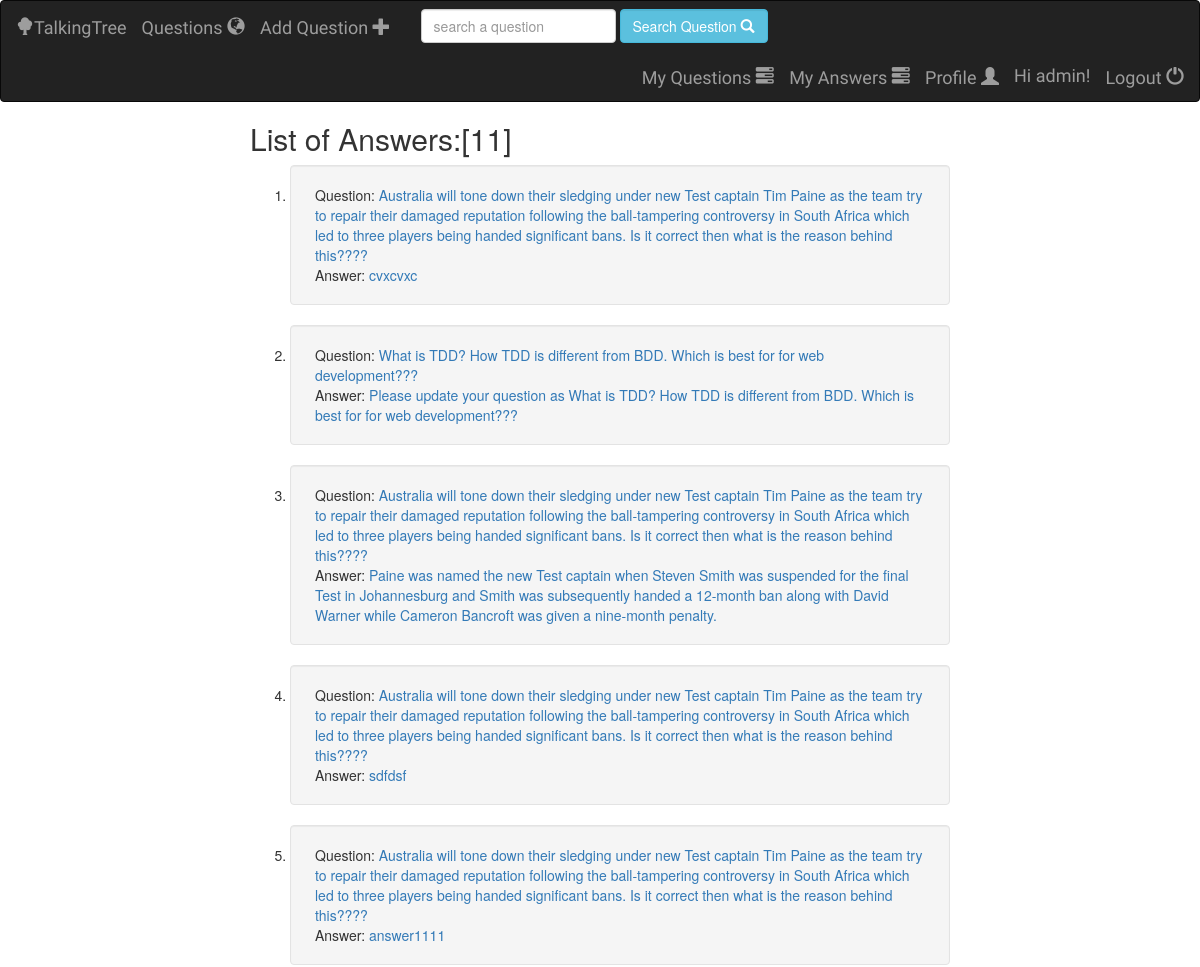
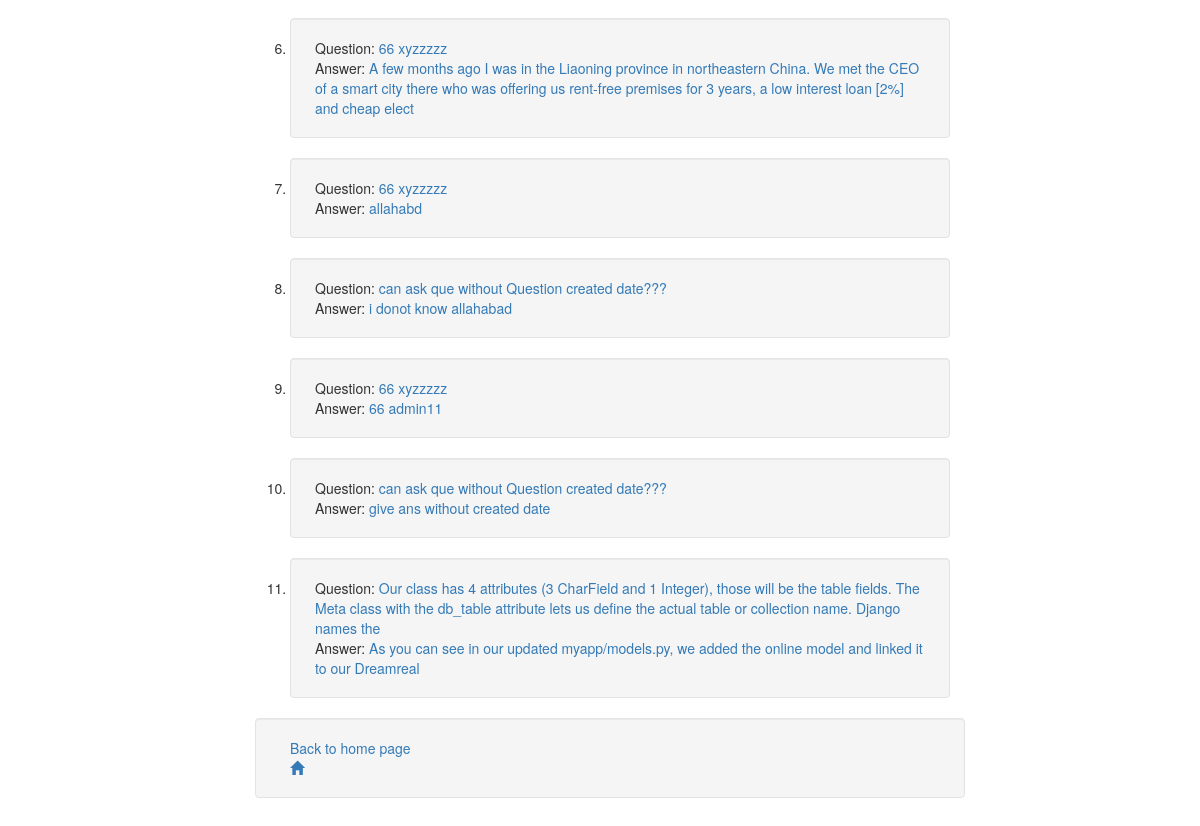
/talkingtree/myanswers/ (signed in), run on the app's committed database (2 pictures, top to bottom).
### talkingtree/models.py (models this page shows, shortened)
class Answer(models.Model):
    question = models.ForeignKey(Question, on_delete=models.CASCADE)
    user = models.ForeignKey(User, on_delete=models.DO_NOTHING, default=None)
    answer_text = models.CharField(max_length=1023)
    created_date = models.DateTimeField(default=timezone.now())
    class Meta:
        ordering = ['-id']

class Question(models.Model):
    user = models.ForeignKey(User, on_delete=models.DO_NOTHING)
    question_text = models.CharField(null=False, max_length=1023)
    created_date = models.DateTimeField(default=timezone.now())
    class Meta:
        ordering = ['-id']

### talkingtree/views/answer.py (the view)
@login_required
def myanswers(request):
    try:
        answers = Answer.objects.filter(user=request.user)
        count_answer = answers.count()
        answers_list = []
        for answer in answers:
            count_upvote = Voteanswer.objects.filter(vote=True, answer=answer).count()
            count_downvote = Voteanswer.objects.filter(vote=False, answer=answer).count()
            answers_list.append({
                'answer':answer,
                'count_upvoteanswer':count_upvote,
                'count_downvoteanswer':count_downvote
            })
    except Question.DoesNotExist:
        raise Http404('Answer Does not Exist.')
    return render(request, 'talkingtree/myanswers.html', {
       'all_answer': answers_list, 'count_answer': count_answer,})

### talkingtree/templates/talkingtree/myanswers.html (shortened to what this page needs)
 {% extends 'talkingtree/base.html' %}
 {%  block body %}
    {% if all_answer %}
        <h2> List of Answers:[{{ count_answer }}] </h2>
        <ol>
            {% for answer in all_answer %}
            <li>
            <div class="well">
                <div class="" style="margin-left: 5px">
                    <div  class="">
                       Question:  <a href="{% url 'talkingtree:answer' answer.answer.question.id %}"> {{ answer.answer.question.question_text }}</a>
                        <br>
                       Answer:  <a href="{% url 'talkingtree:comment' answer.answer.question.id answer.answer.id  %}"> {{ answer.answer.answer_text }}</a>
                    </div>
                </div>
            </div>
            </li>
            {% endfor %}
        </ol>
        {% else %}
       <div class="alert alert-danger">
        No answer found. People are searching for a better answer to this question.
       </div>
    {% endif %}
             <div class="well row" style="margin-left: 5px">
                <div  class="col-sm-3">
                    <a href="/talkingtree/"> Back to home page  <span  class="glyphicon glyphicon-home" aria-hidden="true"> </span></a>
                </div>
            </div>
 {% endblock %}

### talkingtree/templates/talkingtree/base.html (shortened to what this page needs)
    <!DOCTYPE html>
    <html lang="en">
    <head>
      {% load staticfiles %}
      <link rel="stylesheet" type="text/css" href="{% static 'talkingtree/style.css' %}">
      <link rel="stylesheet" href="https://maxcdn.bootstrapcdn.com/bootstrap/3.3.7/css/bootstrap.min.css">
    </head>
    <body>
    <nav class="navbar navbar-inverse">
      <div class="container-fluid">
        <div class="navbar-header">
          <a class="navbar-brand" href="{% url 'talkingtree:question' %}">
              <span  class="glyphicon glyphicon-tree-deciduous" aria-hidden="true"></span>TalkingTree</a>
        </div>
        <ul class="nav navbar-nav ">
          <li> <a class="navbar-brand" href="{% url 'talkingtree:question' %}">
              Questions  <span class="glyphicon glyphicon-globe" aria-hidden="true"></span>
          </a></li>
         {% if user.is_authenticated %}
            <li>
              <a class="navbar-brand" href="{% url 'talkingtree:add-question' %}">
                     Add Question <span  class="glyphicon glyphicon-plus" aria-hidden="true"></span>
              </a>
            </li>
         {% endif %}
        </ul>
          <form class="navbar-form navbar-left" role="search" method="get" action="{% url 'talkingtree:searchquestions' %}">
            <input type="text" class="form-control" name = "q" value="" placeholder="search a question" required>
             <button class="form-control btn btn-info" name = "searchBtn" >Search Question
             <span class="glyphicon glyphicon-search" aria-hidden="true"></span>
             </button>
          </form>
          <ul class="nav navbar-nav navbar-right">
                    {% if user.is_authenticated %}
                       <li>
                           <a class="navbar-brand" href="{% url 'talkingtree:myquestions' %}">
                                My Questions
                                <span class="glyphicon glyphicon-tasks" aria-hidden="true"></span>
                            </a>
                       </li>
                        <li>
                           <a class="navbar-brand" href="{% url 'talkingtree:myanswers' %}">
                                My Answers
                                <span class="glyphicon glyphicon-tasks" aria-hidden="true"></span>
                            </a>
                       </li>
                      <li class="">
                            <a class="navbar-brand" href="{% url 'talkingtree:profile' %}">
                                Profile <span class="glyphicon glyphicon-user" aria-hidden="true"></span>
                            </a>
                      </li>
                        <li class="">
                         <div class="navbar-brand">
                            Hi {{ user.username }}!
                            </div>
                        </li>
                        <li>
                            <a class="navbar-brand" href="{% url 'talkingtree:logout' %}">
                                Logout  <span  class="glyphicon glyphicon-off" aria-hidden="true"></span>
                            </a>
                        </li>
                    {% endif %}
          </ul>
      </div>
    </nav>
    <div style="margin: 5px 250px 250px 250px;">
        {% block body %}
        {% endblock %}
    </div>
    </body>
    </html>

### talkingtree/static/talkingtree/style.css (style rules this page uses)
.navbar-brand { font-family: 'Satisfy', cursive; }

### data on the page
Answer: answer.question.question_text "Australia will tone down their sledging under new Test captain Tim Paine as the team try to repair their damaged reputation following the ball-tampering controversy in South Africa which led to three players being handed significant bans. Is it correct then what is the reason behind this????", answer.answer_text "cvxcvxc"
Answer: answer.question.question_text "What is TDD? How TDD is different from BDD. Which is best for for web development???", answer.answer_text "Please update your question as What is TDD? How TDD is different from BDD. Which is best for for web development???"
Answer: answer.question.question_text "Australia will tone down their sledging under new Test captain Tim Paine as the team try to repair their damaged reputation following the ball-tampering controversy in South Africa which led to three players being handed significant bans. Is it correct then what is the reason behind this????", answer.answer_text "Paine was named the new Test captain when Steven Smith was suspended for the final Test in Johannesburg and Smith was subsequently handed a 12-month ban along with David Warner while Cameron Bancroft was given a nine-month penalty."
Answer: answer.question.question_text "Australia will tone down their sledging under new Test captain Tim Paine as the team try to repair their damaged reputation following the ball-tampering controversy in South Africa which led to three players being handed significant bans. Is it correct then what is the reason behind this????", answer.answer_text "sdfdsf"
Answer: answer.question.question_text "Australia will tone down their sledging under new Test captain Tim Paine as the team try to repair their damaged reputation following the ball-tampering controversy in South Africa which led to three players being handed significant bans. Is it correct then what is the reason behind this????", answer.answer_text "answer1111"
Answer: answer.question.question_text "66 xyzzzzz", answer.answer_text "A few months ago I was in the Liaoning province in northeastern China. We met the CEO of a smart city there who was offering us rent-free premises for 3 years, a low interest loan [2%] and cheap elect"
Answer: answer.question.question_text "66 xyzzzzz", answer.answer_text "allahabd"
Answer: answer.question.question_text "can ask que without Question created date???", answer.answer_text "i donot know allahabad"
Answer: answer.question.question_text "66 xyzzzzz", answer.answer_text "66 admin11"
Answer: answer.question.question_text "can ask que without Question created date???", answer.answer_text "give ans without created date"
Answer: answer.question.question_text "Our class has 4 attributes (3 CharField and 1 Integer), those will be the table fields. The Meta class with the db_table attribute lets us define the actual table or collection name. Django names the", answer.answer_text "As you can see in our updated myapp/models.py, we added the online model and linked it to our Dreamreal"

### other printed values
{{ user.username }} "admin"
{{ count_answer }} "11"
